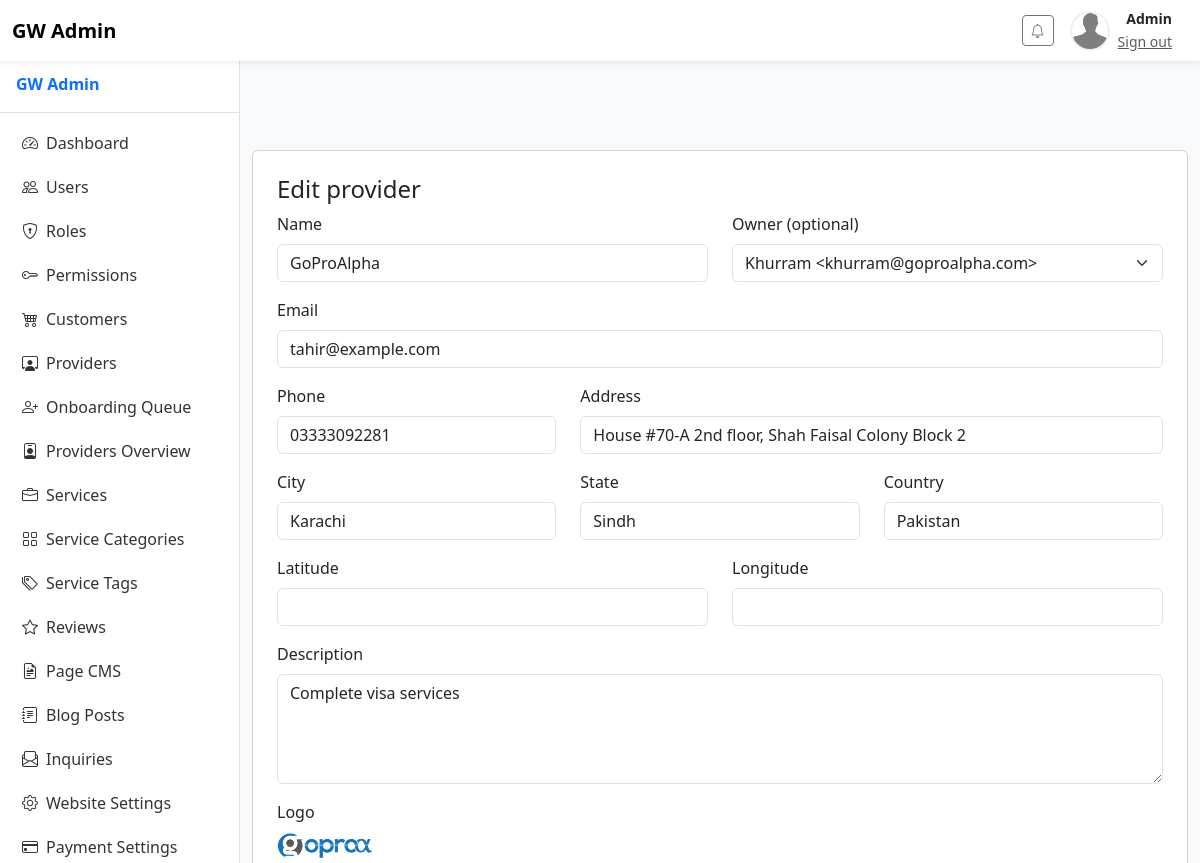
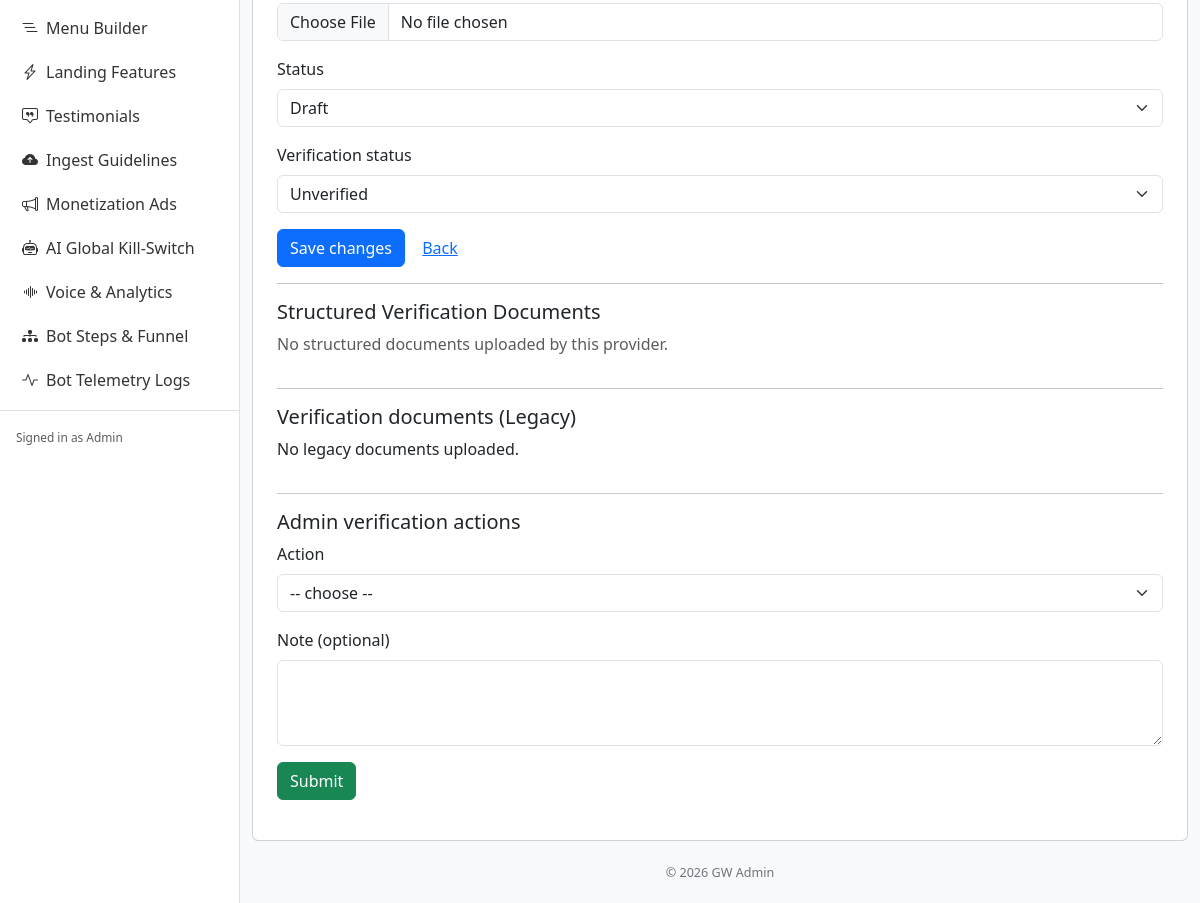
/admin/providers/edit.php?uuid=59ee7db4-44e7-4254-8b97-8fbe6c289005 (signed in), run on the app's committed database (2 pictures, top to bottom).
### tables this page shows
CREATE TABLE `users` (
  `id` int(10) unsigned NOT NULL AUTO_INCREMENT,
  `uuid` char(36) NOT NULL,
  `name` varchar(191) NOT NULL,
  `email` varchar(191) NOT NULL,
  `password` varchar(255) NOT NULL,
  `avatar` varchar(255) DEFAULT NULL,
  `phone` varchar(50) DEFAULT NULL,
  `bio` text DEFAULT NULL,
  `last_login` datetime DEFAULT NULL,
  `created_at` timestamp NULL DEFAULT current_timestamp(),
  `updated_at` timestamp NULL DEFAULT NULL ON UPDATE current_timestamp(),
  `nationality` varchar(100) DEFAULT NULL,
  `goal` varchar(100) DEFAULT NULL,
  `emirate` varchar(100) DEFAULT NULL,
  `deleted_at` timestamp NULL DEFAULT NULL,
  PRIMARY KEY (`id`),
  UNIQUE KEY `uuid` (`uuid`),
  UNIQUE KEY `email` (`email`),
  KEY `idx_users_email` (`email`)
);

CREATE TABLE `providers` (
  `id` int(10) unsigned NOT NULL AUTO_INCREMENT,
  `uuid` char(36) NOT NULL,
  `owner_user_id` int(10) unsigned DEFAULT NULL,
  `name` varchar(191) NOT NULL,
  `slug` varchar(191) NOT NULL,
  `email` varchar(191) DEFAULT NULL,
  `phone` varchar(50) DEFAULT NULL,
  `address` varchar(255) DEFAULT NULL,
  `city` varchar(100) DEFAULT NULL,
  `state` varchar(100) DEFAULT NULL,
  `country` varchar(100) DEFAULT NULL,
  `latitude` decimal(10,7) DEFAULT NULL,
  `longitude` decimal(10,7) DEFAULT NULL,
  `logo` varchar(255) DEFAULT NULL,
  `description` text DEFAULT NULL,
  `status` enum('draft','active','inactive') NOT NULL DEFAULT 'draft',
  `verification_status` enum('unverified','pending','verified','rejected') NOT NULL DEFAULT 'unverified',
  `verification_docs` longtext DEFAULT NULL CHECK (json_valid(`verification_docs`)),
  `created_at` timestamp NULL DEFAULT current_timestamp(),
  `updated_at` timestamp NULL DEFAULT NULL ON UPDATE current_timestamp(),
  `rating_avg` decimal(4,2) DEFAULT NULL,
  `rating_count` int(10) unsigned DEFAULT 0,
  `settings` longtext DEFAULT NULL CHECK (json_valid(`settings`)),
  `created_by` int(10) unsigned DEFAULT NULL,
  `team_size` int(11) DEFAULT 1,
  `languages` varchar(255) DEFAULT 'English',
  `starting_price` decimal(10,2) DEFAULT NULL,
  `specialties` text DEFAULT NULL,
  `deduction_type` enum('percentage','flat') NOT NULL DEFAULT 'percentage',
  `deduction_value` decimal(10,2) NOT NULL DEFAULT 10.00,
  PRIMARY KEY (`id`),
  UNIQUE KEY `uuid` (`uuid`),
  UNIQUE KEY `slug` (`slug`),
  KEY `idx_providers_city` (`city`),
  KEY `idx_providers_state` (`state`),
  KEY `idx_providers_country` (`country`),
  KEY `idx_providers_owner` (`owner_user_id`),
  KEY `idx_providers_rating_count` (`rating_count`),
  KEY `idx_providers_owner_user` (`owner_user_id`),
  KEY `idx_providers_status` (`status`)
);

### admin/providers/edit.php (the view, shortened to what the rows shown need)
<?php
require_permission_or_die('providers.manage');
require_once __DIR__ . '/../../lib/providers_helpers.php';
require_once __DIR__ . '/../../lib/users_helpers.php';
$id_val = $_GET['uuid'] ?? $_GET['id'] ?? '';
$provider = provider_find($id_val);
$users = [];
if (can('users.view')) {
    $sql = "SELECT id, name, email FROM users ORDER BY name LIMIT 200";
    if ($res = $mysqli->query($sql)) { while ($r = $res->fetch_assoc()) $users[] = $r; $res->free(); }
}
include __DIR__ . '/../../partials/header.php';
include __DIR__ . '/../../partials/sidebar.php';
?>
<div class="card mt-4 p-4">
  <form method="post" action="<?php echo $domain;?>/admin/providers/update.php" enctype="multipart/form-data">
    <div class="row">
      <div class="col-md-6 mb-3">
        <label class="form-label">Name</label>
        <input name="name" class="form-control" required value="<?php echo htmlspecialchars($provider['name'], ENT_QUOTES); ?>">
      </div>
      <div class="col-md-6 mb-3">
        <label class="form-label">Owner (optional)</label>
        <select name="owner_user_id" class="form-select">
          <?php foreach ($users as $u): ?>
            <option value="<?php echo intval($u['id']); ?>" <?php echo ($provider['owner_user_id'] == $u['id']) ? 'selected' : ''; ?>>
              <?php echo htmlspecialchars($u['name'] . ' <' . $u['email'] . '>', ENT_QUOTES); ?>
            </option>
          <?php endforeach; ?>
        </select>
      </div>
    </div>
    <div class="mb-3">
      <label class="form-label">Email</label>
      <input name="email" type="email" class="form-control" value="<?php echo htmlspecialchars($provider['email'] ?? '', ENT_QUOTES); ?>">
    </div>
    <div class="row">
      <div class="col-md-4 mb-3">
        <label class="form-label">Phone</label>
        <input name="phone" class="form-control" value="<?php echo htmlspecialchars($provider['phone'] ?? '', ENT_QUOTES); ?>">
      </div>
      <div class="col-md-8 mb-3">
        <label class="form-label">Address</label>
        <input name="address" class="form-control" value="<?php echo htmlspecialchars($provider['address'] ?? '', ENT_QUOTES); ?>">
      </div>
    </div>
    <div class="row">
      <div class="col-md-4 mb-3">
        <label class="form-label">City</label>
        <input name="city" class="form-control" value="<?php echo htmlspecialchars($provider['city'] ?? '', ENT_QUOTES); ?>">
      </div>
      <div class="col-md-4 mb-3">
        <label class="form-label">State</label>
        <input name="state" class="form-control" value="<?php echo htmlspecialchars($provider['state'] ?? '', ENT_QUOTES); ?>">
      </div>
      <div class="col-md-4 mb-3">
        <label class="form-label">Country</label>
        <input name="country" class="form-control" value="<?php echo htmlspecialchars($provider['country'] ?? '', ENT_QUOTES); ?>">
      </div>
    </div>
    <div class="mb-3">
      <label class="form-label">Description</label>
      <textarea name="description" class="form-control" rows="4"><?php echo htmlspecialchars($provider['description'] ?? '', ENT_QUOTES); ?></textarea>
    </div>
    <div class="mb-3">
      <div class="mb-2">
        <img src="<?php echo $domain.htmlspecialchars($provider['logo'] ?: '/public/assets/img/provider-placeholder.png', ENT_QUOTES); ?>" style="width:96px;object-fit:contain;border-radius:6px;">
      </div>
    </div>
    <div class="mb-3">
      <label class="form-label">Status</label>
      <select name="status" class="form-select">
        <option value="draft" <?php if($provider['status']==='draft') echo 'selected'; ?>>Draft</option>
      </select>
    </div>
    <div class="mb-3">
      <label class="form-label">Verification status</label>
      <select name="verification_status" class="form-select">
        <option value="unverified" <?php if($provider['verification_status']==='unverified') echo 'selected'; ?>>Unverified</option>
      </select>
    </div>
  </form>
</div>
<?php include __DIR__ . '/../../partials/footer.php'; ?>

### partials/header.php (shortened to what the rows shown need)
<?php
require_once __DIR__ . '/../lib/auth.php';
if (isset($GLOBALS['domain'])) {
    $domain = $GLOBALS['domain'];
}
$user = current_user();
$current_file = basename($_SERVER['SCRIPT_NAME']);
?>
<!doctype html>
<html lang="en">
<head>
  <link href="<?php echo $domain;?>/css/bootstrap.min.css" rel="stylesheet">
  <link href="https://cdn.jsdelivr.net/npm/bootstrap-icons@1.11.3/font/bootstrap-icons.min.css" rel="stylesheet">
  <link href="<?php echo $domain; ?>/public/assets/css/app.css" rel="stylesheet">
</head>
<body class="<?php echo 'with-sidebar'; ?>">
<nav class="navbar navbar-expand-lg navbar-light bg-white fixed-top shadow-sm">
  <div class="container-fluid">
    <?php
      if ($user) {
          require_once __DIR__ . '/../lib/permissions.php';
      }
    ?>
    <div class="d-flex align-items-center ms-auto">
      <?php if ($user):
        $avatar = $user['avatar'] ?? $domain.'/public/assets/img/avatar-placeholder.png';
      ?>
        <div class="d-flex align-items-center">
          <img src="<?php echo htmlspecialchars($avatar, ENT_QUOTES); ?>" alt="avatar" class="header-avatar me-2" style="width: 40px; height: 40px; border-radius: 50%; object-fit: cover;" onerror="this.onerror=null;this.src='/public/assets/img/avatar-placeholder.png'">
          <div class="d-none d-md-block text-end me-3">
            <div class="fw-bold small mb-0"><?php echo htmlspecialchars($user['name'], ENT_QUOTES); ?></div>
            <a href="<?php echo $domain; ?>/admin/logout.php" class="small text-muted">Sign out</a>
          </div>
        </div>
      <?php else:
        if ($current_file!=='login.php') {?>
        <a class="btn btn-sm btn-primary" href="<?php echo $domain; ?>/login.php">Sign in</a>
        <?php } ?>
      <?php endif; ?>
    </div>
  </div>
</nav>
<div class="container container-card mt-4" style="margin-top:5rem !important;">

### data on the page
users: name "Admin"
providers: name "GoProAlpha", owner_user_id "Khurram <khurram@goproalpha.com>", email "tahir@example.com", phone "03333092281", address "House #70-A 2nd floor, Shah Faisal Colony Block 2", city "Karachi", state "Sindh", country "Pakistan", description "Complete visa services", logo (picture), status "Draft", verification_status "Unverified"

### other printed values
$_SESSION['user']['name'] "Admin"
